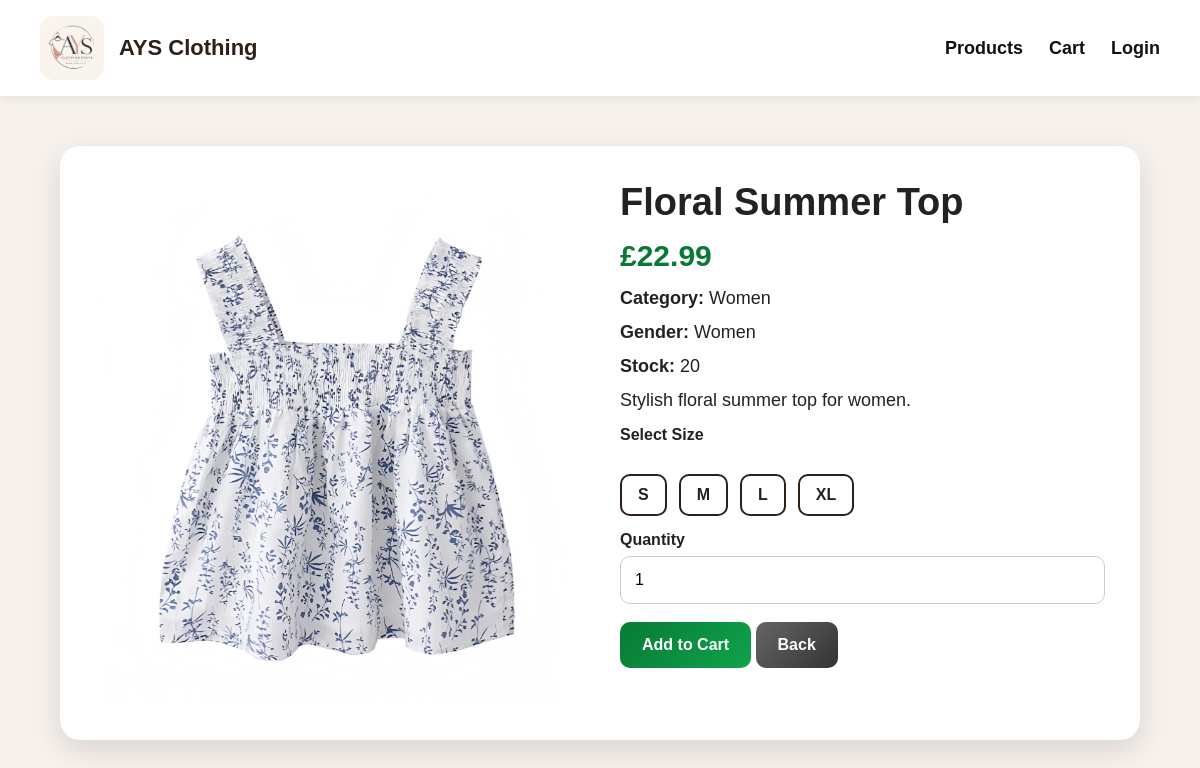
Screenshot of /ays-customer/public/product_detail.php?id=1 with the database file from the repository.
### tables this page shows
CREATE TABLE Product (
    ProductID INT AUTO_INCREMENT PRIMARY KEY,
    ProductName VARCHAR(100) NOT NULL,
    Category VARCHAR(50) NOT NULL,
    Gender VARCHAR(20) NOT NULL,
    Size VARCHAR(40) NOT NULL,
    Price DECIMAL(10,2) NOT NULL,
    Stock INT NOT NULL,
    Description VARCHAR(255),
    IsAvailable BOOLEAN DEFAULT TRUE,
    Image VARCHAR(255)
);

### ays-customer/classes/Product.php (called while the page is built, shortened)
<?php
class Product
{
    private PDO $conn;
    public function __construct(PDO $db)
    {
        $this->conn = $db;
    }
    public function getProductByID(int $id): ?array
    {
        $stmt = $this->conn->prepare("
            SELECT *
            FROM Product
            WHERE ProductID = ?
        ");
        $stmt->execute([$id]);
        $product = $stmt->fetch();
        if ($product) {
            return $product;
        }
        return null;
    }
}
?>

### ays-customer/public/product_detail.php (the view, shortened to what this page needs)
<?php
require_once "../config/Database.php";
require_once "../classes/Product.php";
$db = new Database();
$conn = $db->connect();
$productObj = new Product($conn);
$productID = (int)$_GET["id"];
$product = $productObj->getProductByID($productID);
?>
<!DOCTYPE html>
<html>
<head>
    <link rel="stylesheet" href="style.css">
</head>
<body>
<header class="navbar">
    <div class="brand">
        <img src="images/AYS logo.png" alt="AYS Logo">
        <span>AYS Clothing</span>
    </div>
    <div class="nav-links">
        <a href="products.php">Products</a>
        <a href="cart.php">Cart</a>
        <?php if (isset($_SESSION["CustomerID"])): ?>
            <a href="menu.php">My Account</a>
            <a href="logout.php">Logout</a>
        <?php else: ?>
            <a href="login.php">Login</a>
        <?php endif; ?>
    </div>
</header>
<div class="product-detail-container">
    <div class="product-detail-image">
        <img
            src="images/<?= htmlspecialchars($product["Image"]) ?>"
            alt="<?= htmlspecialchars($product["ProductName"]) ?>">
    </div>
    <div class="product-detail-info">
        <h1><?= htmlspecialchars($product["ProductName"]) ?></h1>
        <div class="price">
            £<?= number_format($product["Price"], 2) ?>
        </div>
        <p>
            <strong>Category:</strong>
            <?= htmlspecialchars($product["Category"]) ?>
        </p>
        <p>
            <strong>Gender:</strong>
            <?= htmlspecialchars($product["Gender"]) ?>
        </p>
        <p>
            <strong>Stock:</strong>
            <?= htmlspecialchars($product["Stock"]) ?>
        </p>
        <p>
            <?= htmlspecialchars($product["Description"]) ?>
        </p>
        <form method="POST" action="cart.php">
            <label>
                <strong>Select Size</strong>
            </label>
            <div class="size-options">
                <?php foreach (["S", "M", "L", "XL"] as $size): ?>
                    <label>
                        <span><?= $size ?></span>
                    </label>
                <?php endforeach; ?>
            </div>
            <label>
                <strong>Quantity</strong>
            </label>
            <input
                type="number"
                name="Quantity"
                value="1"
                min="1"
                max="<?= htmlspecialchars($product["Stock"]) ?>"
                required>
            <br><br>
            <button type="submit" class="btn btn-success">
                Add to Cart
            </button>
            <a href="products.php" class="btn btn-light">
                Back
            </a>
        </form>
    </div>
</div>
</body>
</html>

### ays-customer/public/style.css (style rules this page uses)
* { box-sizing:border-box; margin:0; padding:0; }
body { font-family:Arial; background:#f6f1ec; color:#222; }
input, select, textarea, button, a, p, h1, h2, h3, h4, h5, h6, label, td, th { font-family:Arial; }
a { text-decoration:none; }
.navbar { display:flex; justify-content:space-between; align-items:center; min-height:90px; padding:16px 40px; background:white; box-shadow:0 2px 10px rgba(0,0,0,0.08); position:sticky; top:0; z-index:1000; }
.brand { display:flex; align-items:center; gap:15px; }
.brand img { width:64px; height:64px; object-fit:cover; border-radius:14px; }
.brand span { font-size:22px; font-weight:600; color:#2d2019; }
.nav-links { display:flex; align-items:center; gap:26px; }
.nav-links a { color:#111; font-weight:bold; font-size:18px; }
.btn, button { display:inline-block; padding:14px 22px; border:none; border-radius:10px; cursor:pointer; color:white; font-weight:bold; font-size:16px; transition:0.2s; background:linear-gradient(135deg,#2d2019,#5a4031); }
.btn-success { background:linear-gradient(135deg,#087a36,#0fa34c); }
.btn-light { background:linear-gradient(135deg,#666,#333); }
.price { color:#087a36; font-size:26px; font-weight:bold; margin:10px 0; }
.product-detail-container { width:90%; max-width:1200px; margin:50px auto; background:white; padding:35px; border-radius:20px; display:grid; grid-template-columns:1fr 1fr; gap:40px; box-shadow:0 10px 30px rgba(0,0,0,0.12); }
.product-detail-image img { width:100%; height:520px; object-fit:cover; border-radius:18px; }
.product-detail-info h1 { font-size:38px; margin-bottom:15px; }
.product-detail-info p { font-size:18px; margin:13px 0; }
.size-options { display:flex; gap:12px; margin:15px 0; }
.size-options span { display:inline-block; border:2px solid #2d2019; padding:10px 16px; border-radius:10px; cursor:pointer; font-weight:bold; }
label { display:block; margin-top:15px; font-weight:bold; }
input, select, textarea { width:100%; padding:14px; margin-top:7px; border:1px solid #ccc; border-radius:10px; font-size:16px; font-family:Arial; }

### ays-customer/public/product_detail.php (style rules this page uses)
body { margin: 0; font-family: Arial, sans-serif; background: #f6f1ec; color: #222; }
.product-detail-container { width: 90%; max-width: 1200px; margin: 50px auto; background: white; padding: 35px; border-radius: 20px; display: grid; grid-template-columns: 1fr 1fr; gap: 40px; box-shadow: 0 10px 30px rgba(0,0,0,0.12); }
.product-detail-image img { width: 100%; height: 520px; object-fit: cover; border-radius: 18px; }
.product-detail-info h1 { font-size: 38px; margin-bottom: 15px; }
.price { color: #087a36; font-size: 30px; font-weight: bold; margin: 15px 0; }
.product-detail-info p { font-size: 18px; margin: 13px 0; }
.size-options { display: flex; gap: 12px; margin: 15px 0; }
.size-options span { display: inline-block; border: 2px solid #2d2019; padding: 10px 16px; border-radius: 10px; cursor: pointer; font-weight: bold; }

### rows the page displays
product: Image (picture), ProductName "Floral Summer Top", Price "22.99", Category "Women", Gender "Women", Stock "20", Description "Stylish floral summer top for women."

### other values shown
$size "S"
$size "M"
$size "L"
$size "XL"
